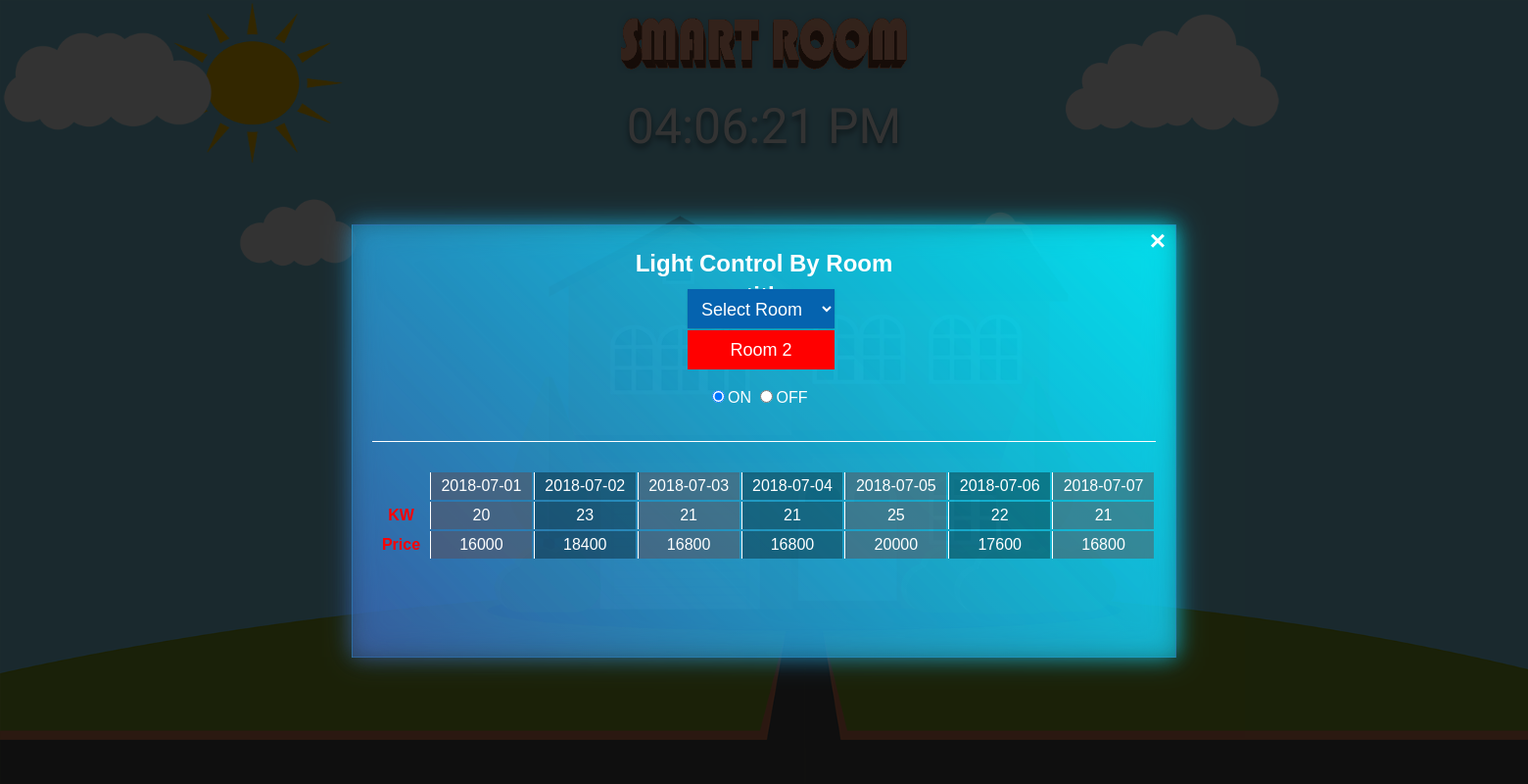
Page /light.php?sendRoomId=2 on the committed database.
### tables this page shows
CREATE TABLE `daily` (
  `id` int(11) NOT NULL,
  `date` date NOT NULL,
  `kw` double NOT NULL
);

### light.php (the view, shortened to what this page needs)
<?php
	$con = mysqli_connect(DB_HOST, DB_USER, DB_PASSWORD, DB_DATABASE);
	$port = fopen("COM5", "w+");
?>
<!DOCTYPE html>
<html>
<link rel="stylesheet" type="text/css" href="lightStyle.css">
<link rel="stylesheet" href="https://cdnjs.cloudflare.com/ajax/libs/font-awesome/4.7.0/css/font-awesome.min.css">
<link rel="stylesheet" href="https://use.fontawesome.com/releases/v5.1.0/css/all.css">
<head>
</head>
<body>
	<div class="Background1">
		<img src="Background3.png" class="bg3"></img>
	</div>
	<div class="menutitle">
		<img src="smartroom.png">
	</div>
	<div id="MyClockDisplay" class="clock"></div>
	<div id="myHome" class="modal">
		<div class="modal-content">
			<a href="./room.php"><span class="closeHome">&times;</span></a>
			<h2>Light Control By Room</h2>
            <h2>tith</h2>
   			<div class="roomSelection">
   				<?php
					$query = "select * from light";
					$result = mysqli_query($con,$query);
		    		$roomId = "
		    		<form action='./light.php' method='POST'>
			    			<select id='roomSelection' name='roomId' onChange='this.form.submit()'>
				    		";
					$roomId .= "<option>Select Room</option>";
				    	  while($light = mysqli_fetch_assoc($result)){
		                         $lid = $light['lid'];
		                         $roomId .= "<option value='$lid'>Room $lid</option>";
		                  }
			    		$roomId .="</select></form>";
			    	if(isset($_GET['sendRoomId'])){
			    		$Id = $_GET['sendRoomId'];
			    		$query = "select * from light where lid=$Id";
						$result =mysqli_fetch_assoc(mysqli_query($con,$query));
						$lid = $result['lid'];
						$status= $result['status'];
						$roomId .= "<p>Room $Id</p>";
								$roomId .= "<form class='ONnOFF' action='./dolight.php' method='POST' id='myDIV'>
									<input type='radio' name='status' id='lightON' value='ON' onClick='this.form.submit()'><label for='lightON' class='btn'>ON</label></input>
									<input type='radio' name='status' id='lightOFF' value='OFF' onClick='this.form.submit()'><label for='lightOFF' class='btn'>OFF</label></input>
									<input type='hidden' name='lid' value='$lid'>
								</form>";
						if($status == "ON"){
							$roomId .="<script>
								document.getElementById('lightON').checked = true;
			    			</script>";
						}else if($status =="OFF"){
							$roomId .="<script>
								document.getElementById('lightOFF').checked = true;
			    			</script>";
			    			if($Id == 1){
			    				fwrite($port, "aa");
			    			}else if($Id == 2){
			    				fwrite($port, "bb");
			    			}else if($Id == 3){
			    				fwrite($port, "cc");
			    			}
			    			fclose($port);
						}
			    	}
					echo $roomId;
				?>
   			</div>
   			<div class="tableOfprice">
    			<table class="price">
    				<tr>
    					<th></th>
						<?php
							$string="";
							$now = "2018-07-08";
							$lastWeek = "2018-07-01";
							$sql="select * from daily where date<'$now' and date>='$lastWeek'";
							$result = mysqli_query($con,$sql);
							while ($row = mysqli_fetch_object($result)) {
								$date=$row->date;
								$string.="<td>";
								$string.=$date."</td>";
							}
							echo $string;
						?>
    				</tr>
    				<tr>
    					<th>KW</th>
						<?php
						$string="";
						$now = "2018-07-08";
						$lastWeek = "2018-07-01";
						$sql="select * from daily where date<'$now' and date>='$lastWeek'";
						$result = mysqli_query($con,$sql);
						while($row = mysqli_fetch_object($result)){
							$string.="<td>";
							$string.=$row->kw."</td>";
						}
						echo $string;
						?>
    				</tr>
    				<tr>
    					<th>Price</th>
						<?php
						$string="";
						$now = "2018-07-08";
						$lastWeek = "2018-07-01";
						$sql="select * from daily where date<'$now' and date>='$lastWeek'";
						$result = mysqli_query($con,$sql);
						while($row = mysqli_fetch_object($result)){
							$string.="<td>";
							$string.=($row->kw*800)."</td>";
						}
						echo $string;
						?>
    				</tr>
    			</table>
    		</div>
		</div>
	</div>
</body>
</html>

### lightStyle.css (style rules this page uses)
body { padding: 0; margin: 0; font-family: sans-serif; }
.bg3 { position: absolute; background-size: cover; height: 100vh; top: 0px; width: 200vh; }
.menutitle img { position: absolute; top: 10px; width: 300px; height: 65px; left: 50%; transform: translate(-50%,0%); }
.clock { position: absolute; top: 100px; left: 50%; transform: translate(-50%,0%); color: #fff; font-size: 50px; font-family: 'Fjalla One', sans-serif; text-shadow: 0 4px 6px rgb(0 ,0 ,0 ,.5); }
.modal { position: fixed; padding-top: 100px; left: 0; top: 0; width: 100%; height: 100%; background-color: rgba(0,0,0,0.8); }
.modal-content { position: absolute; top: 50%; left: 50%; transform: translate(-50%,-50%); height: 400px; background: linear-gradient(45deg, #3c65b47a, #00f1ff8c); margin: auto; padding: 20px; border: 1px solid #3c65b47a; width: 800px; }
.modal-content:before { content: ''; position: absolute; width: 100%; height: 100%; background: linear-gradient(45deg, #3c65b47a, #00f1ff8c); top: 0; left: 0; z-index: -1; filter: blur(10px); }
.modal-content:after { content: ''; position: absolute; width: 100%; height: 100%; background: linear-gradient(45deg, #3c65b47a, #00f1ff8c); top: 0; left: 0; z-index: -1; filter: blur(15px); }
.close,.closeHome,.closeTemperature { position: absolute; color: #fff; right: 10px; top: 0px; font-size: 28px; font-weight: bold; }
.modal .modal-content h2 { color: #fff; text-align: center; margin: 5px; }
.modal .modal-content .roomSelection { position: absolute; top: 20px; right: 20px; width: 800px; height: 200px; border-bottom: 1px solid #fff; color: #fff; }
.modal .modal-content .roomSelection #roomSelection { color: #fff; position: absolute; padding: 10px; border: none; width: 150px; height: 40px; left: 322px; top: 45px; background: #0563af; font-size: 18px; box-shadow: 0 1px 2px rgba(0,0,0,.2); outline: none; }
.modal-content .tableOfprice { position: absolute; width: 800px; height: 200px; bottom: 20px; left: 20px; }
.modal-content .tableOfprice table { border: none; }
.modal-content .tableOfprice .price { position: absolute; width: 800px; top: 30px; }
.modal-content .tableOfprice .price tr th { color: #f00; font-size: 16px; text-align: center; padding: 5px; border: none; }
.modal-content .tableOfprice .price tr td { color: #fff; font-size: 16px; text-align: center; border-left: 1px solid #fff; padding: 5px; }
.modal-content .tableOfprice .price tr td:nth-child(odd) { background: #00000057; }
.modal-content .tableOfprice .price tr td:nth-child(even) { background: #6640406b; }
.modal .modal-content .roomSelection p { position: absolute; top: 69px; left: 322px; background: #f00; height: 40px; width: 150px; text-align: center; line-height: 40px; font-size: 18px; }
.modal .modal-content .roomSelection .ONnOFF { position: absolute; top: 145px; left: 342px; }

### rows in the picture
daily: date "2018-07-01", kw "20", $row->kw*800 "16000"
daily: date "2018-07-02", kw "23", $row->kw*800 "18400"
daily: date "2018-07-03", kw "21", $row->kw*800 "16800"
daily: date "2018-07-04", kw "21", $row->kw*800 "16800"
daily: date "2018-07-05", kw "25", $row->kw*800 "20000"
daily: date "2018-07-06", kw "22", $row->kw*800 "17600"
daily: date "2018-07-07", kw "21", $row->kw*800 "16800"

### other values in the picture
$Id "2"
